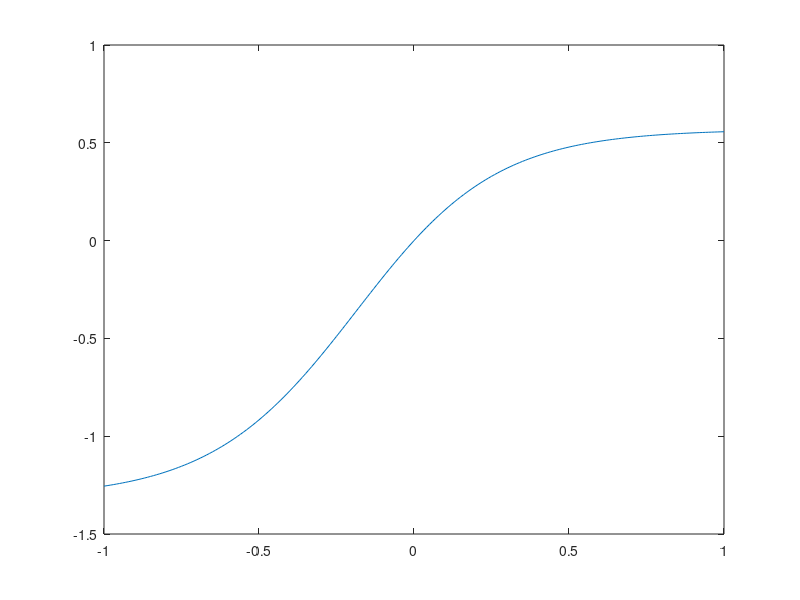

Here is the MATLAB script that generated this plot:
u = -1:0.01:1;

alpha1=-1.422574;
alpha2=0.466776;
beta1=0.017421;
beta2=0.013521;

kk = length(u);
g1 = @(u)((exp(4.125*u)-1)/(exp(4.125*u)+1));
g2 = @(x) (1 - exp(-1.2*x));
x1 = zeros(1,kk);
y = zeros(1,kk);
for k=1:length(u)
    x1(k) = (beta1+beta2)*g1(u(k))/(1+alpha1+alpha2);
    y(k) = g2(x1(k));
end

plot(u, y);
